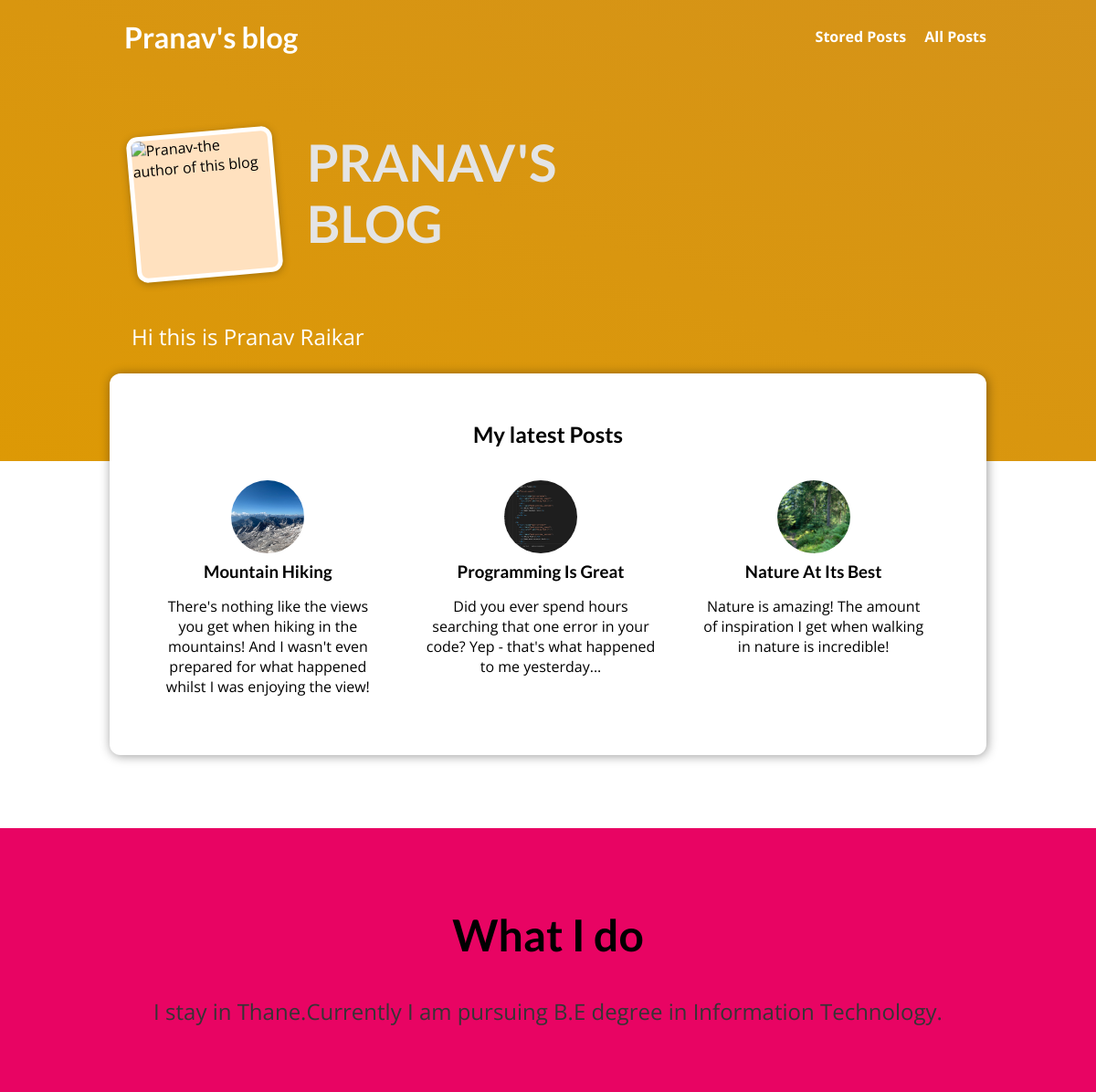
The page / on the database its author committed.
### blog/models.py (models this page shows, shortened)
class Post(models.Model):
    title = models.CharField(max_length=150)
    excerpt = models.CharField(max_length=200)
    image = models.ImageField(upload_to="posts", null=True)
    date = models.DateField(auto_now=True)
    slug = models.SlugField(unique=True, db_index=True)
    content = models.TextField(validators=[MinLengthValidator(10)])
    author = models.ForeignKey(
        Author, on_delete=models.SET_NULL, null=True, related_name="posts")
    tags = models.ManyToManyField(Tag)

### blog/views.py (the view)
# urls.py: path("", views.StartingPageView.as_view(), name="starting-page"),
class StartingPageView(ListView):
    template_name = "blog/index.html"
    model = Post
    ordering = ["-date"]
    context_object_name = "posts"
    def get_queryset(self):
        queryset = super().get_queryset()
        data = queryset[:3]
        return data

### blog/templates/blog/index.html (shortened to what this page needs)
{% extends "base.html" %}
{% load static %}
{%block css_files%}
    <link rel="stylesheet" href="{% static "blog/posts.css"%}">
    <link rel="stylesheet" href="{% static "blog/index.css"%}">
{%endblock%}
{%block content%}
    <section id="welcome">
        <header>
            <img src="{%static "blog/images/photo.png"%}"alt="Pranav-the author of this blog"/>
            <h2>PRANAV'S BLOG</h2>
        </header>
        <p>Hi this is Pranav Raikar </p>
    </section>
    <section id="latest-posts">
        <h2>My latest Posts</h2>
        <ul>
            {% for post in posts%}
                {%include "blog/includes/post.html"%}
            {%endfor%}
    </section>
    <section id="about">
        <h2> What I do</h2>
        <p>I stay in Thane.Currently I am pursuing B.E degree in Information Technology.</p>
    </section>
{%endblock%}

### blog/templates/blog/includes/post.html
{% load static %}
<li>
  <article class="post">
    <a href="{% url "post-detail-page" post.slug %}">
      <img src="{{ post.image.url}}" alt="{{ post.title }}"
      />
      <div class="post__content">
        <h3>{{ post.title }}</h3>
        <p>
          {{ post.excerpt }}
        </p>
      </div>
    </a>
  </article>
</li>

### static/app.css (style rules this page uses)
* { box-sizing: border-box; }
html { font-family: 'Open Sans', 'Lato', sans-serif; }
body { margin: 0; }
h1, h2, h3 { font-family: 'Lato', sans-serif; font-weight: bold; }

### blog/static/blog/posts.css (style rules this page uses)
.post { display: flex; flex-direction: column; align-items: center; text-align: center; }
.post a { text-decoration: none; color: black; transition: all 0.2s ease; padding: 1rem; }
.post img { width: 5rem; height: 5rem; object-fit: cover; border-radius: 50%; }
.post h3 { margin: 0.25rem 0; }

### blog/static/blog/index.css (style rules this page uses)
#welcome { background: linear-gradient(to right top, #dd9905, #d59319); padding: 6rem 12%; }
#welcome header { display: flex; align-items: flex-start; margin: 3rem auto; }
#welcome img { width: 10rem; height: 10rem; object-fit: cover; object-position: top; border: 5px solid white; border-radius: 12px; background-color: #ffe1bf; transform: rotateZ(-5deg); box-shadow: 0 2px 8px rgba(0, 0, 0, 0.25); }
#welcome h2 { font-size: 3.5rem; margin: 0 0 0 2rem; color: #e4e4e4; width: 10rem; }
#welcome p { color: white; font-size: 1.5rem; }
#latest-posts { background-color: white; padding: 2rem; border-radius: 12px; width: 60rem; margin: -6rem auto 2rem auto; box-shadow: 1px 1px 12px rgba(0, 0, 0, 0.4); }
#latest-posts h2 { text-align: center; }
#latest-posts ul { list-style: none; margin: 0; padding: 0; display: flex; gap: 1rem; }
#latest-posts li { flex: 1; }
#about { text-align: center; padding: 3rem; background-color: #e80463; margin-top: 5rem; }
#about h2 { font-size: 3rem; }
#about p { font-size: 1.5rem; color: #353535; }

### rows shown on the page
Post: image (picture), title "Mountain Hiking", excerpt "There's nothing like the views you get when hiking in the mountains! And I wasn't even prepared for what happened whilst I was enjoying the view!"
Post: image (picture), title "Programming Is Great", excerpt "Did you ever spend hours searching that one error in your code? Yep - that's what happened to me yesterday..."
Post: image (picture), title "Nature At Its Best", excerpt "Nature is amazing! The amount of inspiration I get when walking in nature is incredible!"
